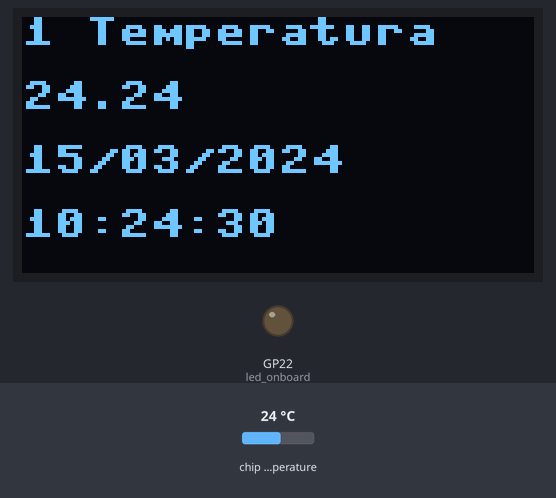
Bench run of a program on a simulated Raspberry Pi Pico running MicroPython. Parts: 128×64 one-colour display, output pins drawn as LEDs (lit = HIGH). The inputs (shaded band) are chosen by the test bench; at power-on: chip temperature 24 °C. Files the program writes start out absent; the board's own WiFi access point starts at once; the clock reads 2024-03-15 10:24:30 at power-on unless the program sets it; what the program prints to the serial console is not drawn.

Above: at 1.3 s.
1.4 s: chip temperature set to 1 °C
At 2.7 s:
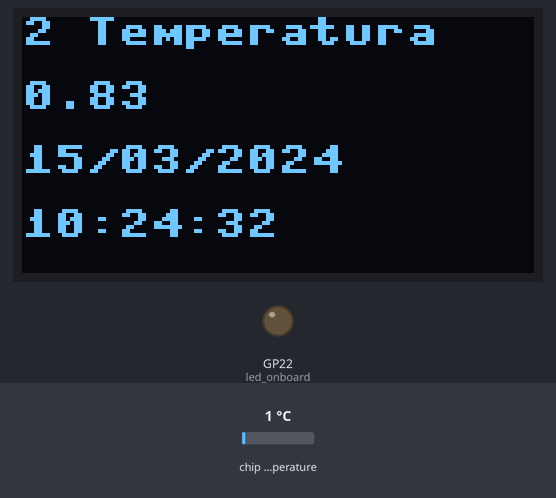
5.7 s: chip temperature set to 11 °C
At 7.0 s:
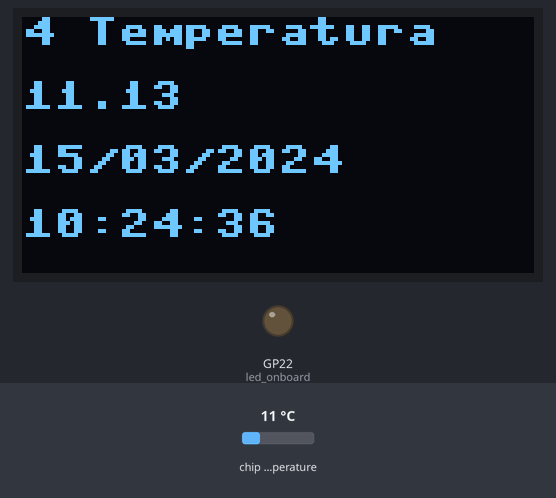
9.8 s: chip temperature set to 22 °C
At 22.0 s:
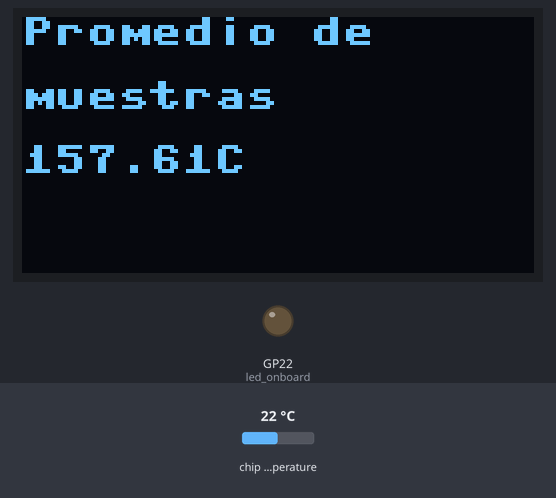
Timing chart, 0 to 23.5 s (numbered marks = the images above; inputs shaded):
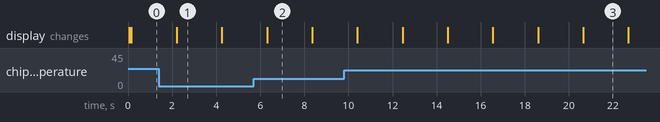

Measured:
- what the display in image 1 shows lasts 2.1 s, from 2.2 s to 4.3 s

The program:

Sensor_Temp.py
```python
from time import sleep
import time
import machine
import sdcard
import uos
from machine import Pin, I2C
from ssd1306 import SSD1306_I2C
import utime
import network
import socket

def get_data(file_name): #<-- lee desde archivo
    with open(file_name, 'r') as file:
        data = file.read()
    return data

def access_point(oled):
    ap = network.WLAN(network.AP_IF) # <-- CREAR punto de acceso
    #CREAR PUNTO DE ACCESO DEL PICO NO CAMBIAR
    ap.config(essid='clau_pico', password='tata4646') #<-- configuracion

    ap.active(True) # <--activacion

    status = ap.ifconfig()
    ip = status[0] # obtener ip
    print('ip = ' + ip)

    addr = socket.getaddrinfo(ip, 80)[0][-1] # servidor http con socket
    s = socket.socket()
    s.bind(addr)
    s.listen(3) #<-esto es para aceptar un solo cliente
    print("Direccion y puerto", addr)

    cadena = "ESPERANDO CONEXION DEL CLIENTE"
    mostrar_oled(oled, cadena)
    response = get_data('/sd/lm35.txt') #<--obt txt

    while True: #<-escucha conexion
        try:
            conn, addr = s.accept()
            print("Cliente conectado desde", addr)
            cadena = "CLIENTE CONECTADO DESDE " + str(addr) #  'addr' a una cadena (por si acaso)
            mostrar_oled(oled, cadena)
            r = conn.recv(1024) #recibe peticion max 2^10
            cadena = "INFORMACION DEL TXT"
            mostrar_oled(oled, cadena)
            response = get_data('/sd/lm35.txt') #<--obt txt
            print(response)

            #mostrar_oled(oled, response) #<--mostrar oled

            conn.send(response) #<--envia mensaje del txt
            conn.close() #<--cierra conexion
            cadena = "CONEXION CERRADA. CLIENTE RECIBIO RESPUESTA"
            mostrar_oled(oled, cadena)
            break

        except OSError as e:
            conn.close()
            print('Conexion cerrada')
            cadena = "CONEXION CERRADA"
            mostrar_oled(oled, cadena)

# datos tomados por el ADC0 = GPIO26
# utilice LM35
def obtener_temperatura():
    sensor_temp = machine.ADC(4)
    conversion_factor = 3.3 / (65535)
    reading = sensor_temp.read_u16() * conversion_factor
    temperature = 27 - (reading - 0.706)/0.001721
    print(temperature)
    temperature = round(temperature,2)
    return temperature

# func para obtener la fecha y hora
# de cuando se toma la muestra
def obtener_fecha_hora_actual():
    current_time = time.time()
    local_time = time.localtime(current_time)

    year = local_time[0]
    month = local_time[1]
    day = local_time[2]
    hour = local_time[3]
    minute = local_time[4]
    second = local_time[5]

    formatted_date = "{:02}/{:02}/{}".format(day, month, year)
    formatted_time = "{:02}:{:02}:{:02}".format(hour, minute, second)

    return formatted_date, formatted_time

# funcion para inicializar la comunicacion entre
# la pantalla oled y el pico, pines gpio21 y gpio20
def pantalla():
    WIDTH = 128                                              # oled dimensiones
    HEIGHT = 64
    i2c = I2C(0, scl=Pin(21), sda=Pin(20), freq=200000)      # pines gpio 21 y 20
    #print("I2C Address      : "+hex(i2c.scan()[0]).upper())  # dir oled
    #print("I2C Configuration: "+str(i2c))
    oled = SSD1306_I2C(WIDTH, HEIGHT, i2c)
    return oled

def mostrar_oled(oled, message):
    oled.fill(0)
    ancho_caracter = 7  # <-- tamaño en pixeles de un caracter
    max_columna = 120   # <-- long max de la pantalla
    fila = 0            # <-- primera linea
    columna = 0			# <-- primera columna
    palabras = message.split() # <-- string a lista

    for palabra in palabras:
        ancho_palabra = len(palabra) * ancho_caracter
        if columna + ancho_palabra > max_columna:
            fila += 16
            columna = 0

        if fila >= 50:
            oled.show()
            sleep(5)
            oled.fill(0)
            fila = 0
            columna = 0

        oled.text(palabra, columna, fila)
        columna = columna + 7 # --> espacio entre palabras porsia

        columna += ancho_palabra + ancho_caracter

    oled.show()
    sleep(5)

# funcion para inicializar la comunicacion spi
# entre el modulo micro sd y pico
def microsd():					# <-inicializacion microsd
    cs = machine.Pin(1, machine.Pin.OUT)
    spi = machine.SPI(0, baudrate=1000000, polarity=0, phase=0, bits=8, firstbit=machine.SPI.MSB, sck=machine.Pin(2), mosi=machine.Pin(3), miso=machine.Pin(4))
    sd = sdcard.SDCard(spi, cs)
    vfs = uos.VfsFat(sd)
    uos.mount(vfs, "/sd")
    return sd				# ret

# funcion para grafico de barras
# parametros, oled y temperaturas
# leidas desde la sd
def graficar(oled, temperaturas):
    oled.fill(0)

    # eje 'X' y 'Y'
    space = 40
    space = int(space)

    # plano cartesiano, 1er cuadrante
    oled.vline(20,0,55,1) #vertical
    oled.hline(20,55,128,1) #hirzontal

    for i in range(len(temperaturas)):
        temperaturas[i] = float(temperaturas[i])
        oled.hline(abs(20 + 10 * i), 55 - (int(temperaturas[i])) , 10, 1) # columna, fila, distan

    columna = 20
    space = 15

    for i in range(len(temperaturas)):
        oled.vline(columna, 55 - (int(temperaturas[i])), (int(temperaturas[i])) , 1)
        columna = columna + 10
        oled.vline(columna, 55 - (int(temperaturas[i])), (int(temperaturas[i])) , 1)

    oled.show()

    return

def main(oled):
    led_onboard = machine.Pin(22, machine.Pin.OUT)
    led_onboard.value(0) # si el led quedo prendido, se apaga
    oled = pantalla()

    muestreo = []
    prom_temp = 0
    contador = 1

    with open("/sd/lm35.txt", "w") as file:
        file.write("")

    with open("/sd/lm35.txt", "r") as file:
        print("Archivo leyendo...")
        print("vacio")
        print(file.read())

    while True:
        if contador <= 10:
            tempC = obtener_temperatura()
            fecha, hora = obtener_fecha_hora_actual()

            print("Temperatura: ",tempC, "C"," ", fecha, hora)

            muestreo.append(float(round(tempC,2)))
            prom_temp = prom_temp + tempC

            oled.fill(0)
            oled.text(str(contador) + " Temperatura", 0, 0)
            oled.text(str(tempC), 0, 16)
            oled.text(str(fecha),0,32)
            oled.text(str(hora),0,48)
            oled.show()

            time.sleep(1)

            with open("/sd/lm35.txt", "a") as file:
                file.write(f'{contador}: {tempC} {fecha} {hora}\n')

            time.sleep(1)  # Espera 1 segundo
            contador += 1

        else:
            with open("/sd/lm35.txt", "r") as file:
                '''
                print("\n Imprimiendo archivo")
                oled.fill(0)
                oled.text("Imprimiendo", 0, 0)
                oled.text("archivo", 0, 16)
                data = file.read()
                cadena = data.split("\n")
                fila = 0
                numeros_muestra = []
                temperaturas = []

                for i in range(len(cadena) - 1):
                    if cadena[i] != '':
                        partes = cadena[i].split(' ')
                        if len(partes) >= 3:
                            contador_temp = partes[0] + ": " + partes[1]
                            fecha_hora = ' '.join(partes[2:])

                            fecha, hora = fecha_hora.split(' ')

                            numero_muestra, temperatura = contador_temp.split(': ')

                            numeros_muestra.append(numero_muestra)
                            temperaturas.append(temperatura)

                            oled.fill(0)
                            oled.text(f'Muestra: {numero_muestra}', 0, 0)
                            oled.text(f'Temp: {temperatura} C', 0, 16)
                            oled.text(fecha, 0, 32)
                            oled.text(hora, 0, 48)
                            oled.show()
                            sleep(1)

                oled.fill(0)
                prom_temp = round(((prom_temp) / (contador-1)), 2)
                oled.text("Impresion", 0, 0)
                oled.text("terminada", 0, 16)
                oled.show()
                sleep(2)
                '''
                oled.fill(0)
                oled.text("Promedio de", 0,0)
                oled.text("muestras", 0, 16)
                oled.text(str(prom_temp) + "C", 0, 32)
                oled.show()

                sleep(2)  # Mostrar el mensaje durante 2 segundos

                # graficar(oled, temperaturas)

                break # Salir del bucle while

if __name__ == "__main__":
    sd = microsd()
    oled = pantalla()
    main(oled)
    access_point(oled) 
```
